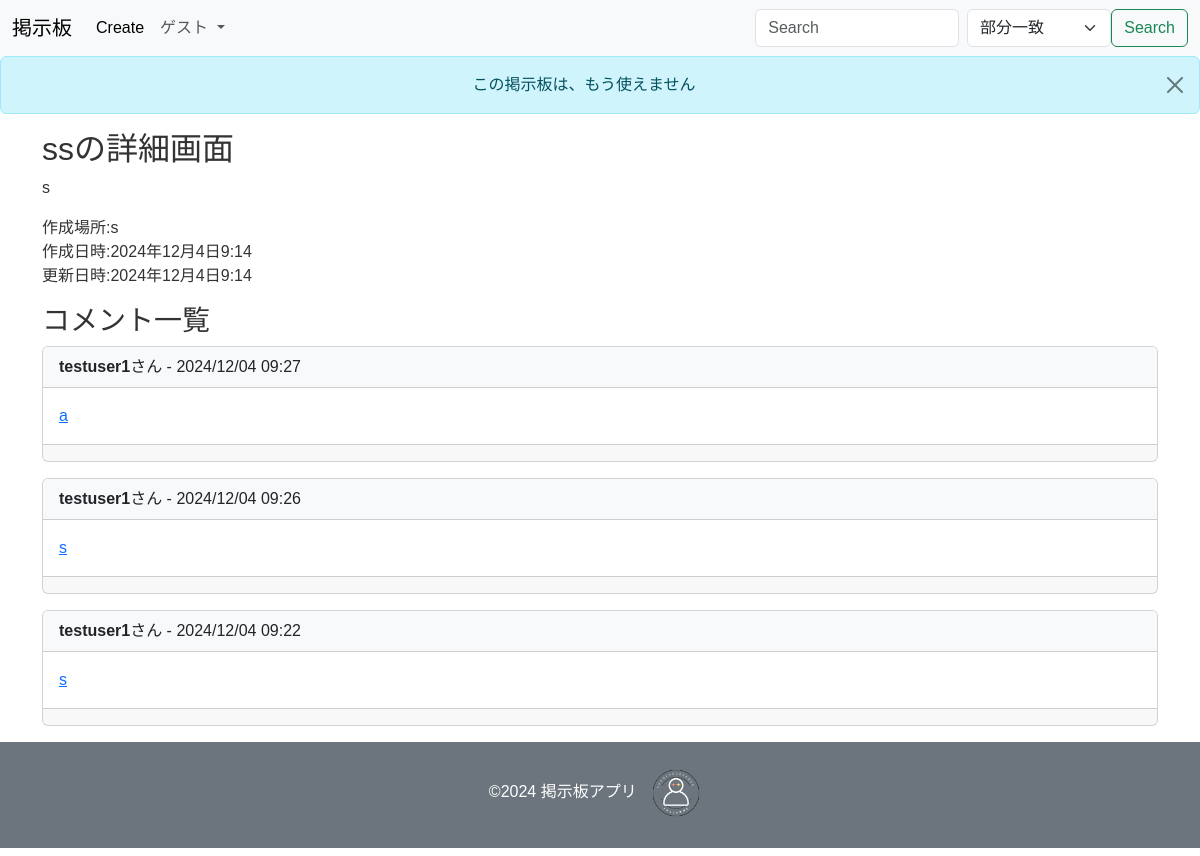
Page /boarddetail/10 on the committed database.
### bulletin/models.py (models this page shows, shortened)
class BoardModel(models.Model):
    title = models.CharField(max_length=50)
    content = models.TextField()
    place = models.CharField(max_length=20)
    user = models.ForeignKey(User,on_delete=models.CASCADE,related_name='boards',null=True)
    created_at = models.DateTimeField(auto_now_add=True)
    updated_at = models.DateTimeField(auto_now=True)

class Comment(models.Model):
    board = models.ForeignKey(BoardModel,on_delete=models.CASCADE,related_name="comments")
    user = models.ForeignKey(User,on_delete=models.CASCADE,related_name='comments')
    content = models.TextField()
    created_at = models.DateTimeField(auto_now_add=True)
    updated_at = models.DateTimeField(auto_now=True)

### bulletin/views.py (the view)
# urls.py: path('boarddetail/<int:pk>',views.boarddetail,name="board-detail"),
def boarddetail(request,pk):
    template_name='bulletin/boarddetail.html'
    board = get_object_or_404(BoardModel,pk=pk)
    comments_query = Comment.objects.filter(board=pk).order_by('-created_at')
    comment_form = CommentForm()
    answer=0
    paginator = Paginator(comments_query,3)
    if comments_query.count() == 3:
        answer = "maxになりました"
        current_level = messages.get_level(request)
        print(current_level)
        messages.info(request,'この掲示板は、もう使えません')
    page_number = request.GET.get('page')
    comments = paginator.get_page(page_number)
    return render(request,template_name,{"board":board,"comments":comments,"comment_form":comment_form,"answer":answer})

### bulletin/forms.py
class CommentForm(forms.ModelForm):
    class Meta:
        model = Comment
        fields = ['content']

### templates/bulletin/boarddetail.html (shortened to what this page needs)
{% extends './base.html' %}
{% block content %}
<section>
    <h2>{{board.title}}の詳細画面</h2>
    <p>{{board.content}}</p>
    <p>
        作成場所:{{board.place}}<br>
        作成日時:{{board.created_at}}<br>
        更新日時:{{board.updated_at}}<br>
    </p>
</section>
<section>
    <h3>コメント一覧</h3>
    <ul class="list-unstyled">
        {% for comment in comments %}
        <li class="mb-3">
            <div class="card">
                <div class="card-header bg-light">
                    <strong>{{ comment.user.username }}</strong>さん - {{comment.created_at|date:"Y/m/d H:i" }}
                </div>
                <div class="card-body">
                    <p class="card-text">
                         <a href ={% url 'comment-detail' board.pk comment.pk %}>
                        {{ comment.content }}</a>
                    </p>
                </div>
                <div class="card-footer">
                </div>
            </div>
        </li>
        {% empty %}
        <li class="text-muted">コメントはまだありません.</li>
        {% endfor %}
    </ul>
</section>
{% endblock %}

### static_local/css/style.css (style rules this page uses)
* { padding: 0; margin: 0; box-sizing:border-box; text-decoration: none; color: inherit; list-style-position: inside; }
body { font-size: 16px; color:#333333; font-family:"Hiragino Kaku Gothic Pron",sans-serif; }

### rows in the picture
BoardModel: title "ss", content "s", place "s", created_at "2024年12月4日9:14", updated_at "2024年12月4日9:14"
Comment: user.username "testuser1", created_at "2024/12/04 09:27", content "a"
Comment: user.username "testuser1", created_at "2024/12/04 09:26", content "s"
Comment: user.username "testuser1", created_at "2024/12/04 09:22", content "s"

### other values in the picture
{{ message }} "この掲示板は、もう使えません"
